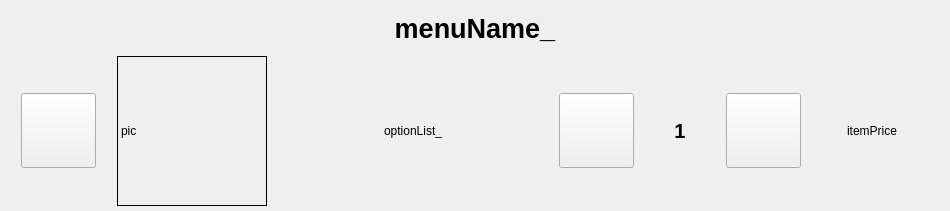
<?xml version="1.0" encoding="UTF-8"?>
<ui version="4.0">
 <class>Form</class>
 <widget class="QWidget" name="Form">
  <property name="geometry">
   <rect>
    <x>0</x>
    <y>0</y>
    <width>950</width>
    <height>211</height>
   </rect>
  </property>
  <property name="sizePolicy">
   <sizepolicy hsizetype="Fixed" vsizetype="Preferred">
    <horstretch>0</horstretch>
    <verstretch>0</verstretch>
   </sizepolicy>
  </property>
  <property name="minimumSize">
   <size>
    <width>950</width>
    <height>0</height>
   </size>
  </property>
  <property name="maximumSize">
   <size>
    <width>1050</width>
    <height>123123</height>
   </size>
  </property>
  <property name="windowTitle">
   <string>Form</string>
  </property>
  <property name="styleSheet">
   <string notr="true">#btn_decrease_menuAmount {
	border-image: url(:/2-2_cartItem/src/cartMinus_O.png);
}

#btn_decrease_menuAmount:hover {
	border-image: url(:/2-2_cartItem/src/cartMinus_H.png);
}

#btn_decrease_menuAmount:disabled {
	border-image: url(:/2-2_cartItem/src/cartMinus_D.png);
}

#btn_increase_menuAmount {
	border-image: url(:/2-2_cartItem/src/cartAdd_O.png);
}

#btn_increase_menuAmount:hover {
	border-image: url(:/2-2_cartItem/src/cartAdd_H.png);
}

#btn_remove_item {
	border-image: url(:/2-2_cartItem/src/cartRemove_O.png);
}

#btn_remove_item:hover {
	border-image: url(:/2-2_cartItem/src/cartRemove_H.png);
}</string>
  </property>
  <layout class="QGridLayout" name="gridLayout">
   <property name="leftMargin">
    <number>0</number>
   </property>
   <property name="topMargin">
    <number>0</number>
   </property>
   <property name="rightMargin">
    <number>0</number>
   </property>
   <property name="bottomMargin">
    <number>0</number>
   </property>
   <property name="spacing">
    <number>0</number>
   </property>
   <item row="0" column="0">
    <widget class="QLabel" name="menuName_">
     <property name="sizePolicy">
      <sizepolicy hsizetype="MinimumExpanding" vsizetype="MinimumExpanding">
       <horstretch>0</horstretch>
       <verstretch>0</verstretch>
      </sizepolicy>
     </property>
     <property name="minimumSize">
      <size>
       <width>300</width>
       <height>50</height>
      </size>
     </property>
     <property name="maximumSize">
      <size>
       <width>16777215</width>
       <height>50</height>
      </size>
     </property>
     <property name="font">
      <font>
       <pointsize>20</pointsize>
       <weight>75</weight>
       <bold>true</bold>
      </font>
     </property>
     <property name="styleSheet">
      <string notr="true"/>
     </property>
     <property name="text">
      <string>menuName_</string>
     </property>
     <property name="alignment">
      <set>Qt::AlignCenter</set>
     </property>
    </widget>
   </item>
   <item row="1" column="0">
    <layout class="QHBoxLayout" name="horizontalLayout">
     <item>
      <widget class="QPushButton" name="btn_remove_item">
       <property name="sizePolicy">
        <sizepolicy hsizetype="Fixed" vsizetype="Fixed">
         <horstretch>0</horstretch>
         <verstretch>0</verstretch>
        </sizepolicy>
       </property>
       <property name="minimumSize">
        <size>
         <width>75</width>
         <height>75</height>
        </size>
       </property>
       <property name="maximumSize">
        <size>
         <width>75</width>
         <height>75</height>
        </size>
       </property>
       <property name="text">
        <string/>
       </property>
      </widget>
     </item>
     <item>
      <widget class="QLabel" name="menuPic_">
       <property name="sizePolicy">
        <sizepolicy hsizetype="Preferred" vsizetype="Fixed">
         <horstretch>0</horstretch>
         <verstretch>0</verstretch>
        </sizepolicy>
       </property>
       <property name="minimumSize">
        <size>
         <width>150</width>
         <height>150</height>
        </size>
       </property>
       <property name="maximumSize">
        <size>
         <width>150</width>
         <height>150</height>
        </size>
       </property>
       <property name="frameShape">
        <enum>QFrame::Box</enum>
       </property>
       <property name="text">
        <string>pic</string>
       </property>
      </widget>
     </item>
     <item>
      <widget class="QLabel" name="optionList_">
       <property name="minimumSize">
        <size>
         <width>250</width>
         <height>150</height>
        </size>
       </property>
       <property name="maximumSize">
        <size>
         <width>250</width>
         <height>150</height>
        </size>
       </property>
       <property name="text">
        <string>optionList_</string>
       </property>
       <property name="alignment">
        <set>Qt::AlignCenter</set>
       </property>
      </widget>
     </item>
     <item>
      <widget class="QPushButton" name="btn_decrease_menuAmount">
       <property name="sizePolicy">
        <sizepolicy hsizetype="Fixed" vsizetype="Fixed">
         <horstretch>0</horstretch>
         <verstretch>0</verstretch>
        </sizepolicy>
       </property>
       <property name="minimumSize">
        <size>
         <width>75</width>
         <height>75</height>
        </size>
       </property>
       <property name="maximumSize">
        <size>
         <width>75</width>
         <height>75</height>
        </size>
       </property>
       <property name="text">
        <string/>
       </property>
      </widget>
     </item>
     <item>
      <widget class="QLabel" name="quantity_">
       <property name="sizePolicy">
        <sizepolicy hsizetype="Preferred" vsizetype="Preferred">
         <horstretch>0</horstretch>
         <verstretch>0</verstretch>
        </sizepolicy>
       </property>
       <property name="minimumSize">
        <size>
         <width>50</width>
         <height>50</height>
        </size>
       </property>
       <property name="maximumSize">
        <size>
         <width>50</width>
         <height>50</height>
        </size>
       </property>
       <property name="font">
        <font>
         <pointsize>15</pointsize>
         <weight>75</weight>
         <bold>true</bold>
        </font>
       </property>
       <property name="frameShape">
        <enum>QFrame::NoFrame</enum>
       </property>
       <property name="text">
        <string>1</string>
       </property>
       <property name="alignment">
        <set>Qt::AlignCenter</set>
       </property>
      </widget>
     </item>
     <item>
      <widget class="QPushButton" name="btn_increase_menuAmount">
       <property name="sizePolicy">
        <sizepolicy hsizetype="Fixed" vsizetype="Fixed">
         <horstretch>0</horstretch>
         <verstretch>0</verstretch>
        </sizepolicy>
       </property>
       <property name="minimumSize">
        <size>
         <width>75</width>
         <height>75</height>
        </size>
       </property>
       <property name="maximumSize">
        <size>
         <width>75</width>
         <height>75</height>
        </size>
       </property>
       <property name="text">
        <string/>
       </property>
      </widget>
     </item>
     <item>
      <widget class="QLabel" name="itemPrice_">
       <property name="minimumSize">
        <size>
         <width>100</width>
         <height>50</height>
        </size>
       </property>
       <property name="maximumSize">
        <size>
         <width>100</width>
         <height>50</height>
        </size>
       </property>
       <property name="text">
        <string>itemPrice</string>
       </property>
       <property name="alignment">
        <set>Qt::AlignCenter</set>
       </property>
      </widget>
     </item>
    </layout>
   </item>
  </layout>
 </widget>
 <resources>
  <include location="../UI/resources.qrc"/>
 </resources>
 <connections>
  <connection>
   <sender>btn_remove_item</sender>
   <signal>clicked()</signal>
   <receiver>Form</receiver>
   <slot>remove_item()</slot>
   <hints>
    <hint type="sourcelabel">
     <x>47</x>
     <y>152</y>
    </hint>
    <hint type="destinationlabel">
     <x>65</x>
     <y>419</y>
    </hint>
   </hints>
  </connection>
  <connection>
   <sender>btn_decrease_menuAmount</sender>
   <signal>clicked()</signal>
   <receiver>Form</receiver>
   <slot>decrease_menuAmount()</slot>
   <hints>
    <hint type="sourcelabel">
     <x>587</x>
     <y>146</y>
    </hint>
    <hint type="destinationlabel">
     <x>585</x>
     <y>339</y>
    </hint>
   </hints>
  </connection>
  <connection>
   <sender>btn_increase_menuAmount</sender>
   <signal>clicked()</signal>
   <receiver>Form</receiver>
   <slot>increase_menuAmount()</slot>
   <hints>
    <hint type="sourcelabel">
     <x>766</x>
     <y>147</y>
    </hint>
    <hint type="destinationlabel">
     <x>764</x>
     <y>350</y>
    </hint>
   </hints>
  </connection>
 </connections>
 <slots>
  <slot>remove_item()</slot>
  <slot>decrease_menuAmount()</slot>
  <slot>increase_menuAmount()</slot>
 </slots>
</ui>
